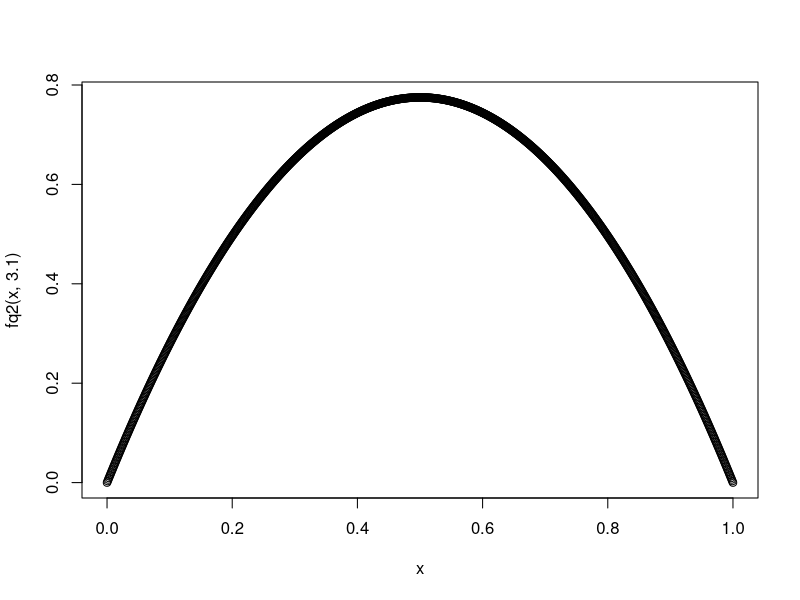

This chart was generated by the following R code:

f<-function(x0,R,n){
	res=	
	R*x[n-1](1-x[n-1])
}

x=1:10


fq2<-function(x,r){
return(r*x*(1-x))
}


x=seq(0,1,.001)
plot(x,fq2(x,3.1))
line(x,x)
fq2(x,3.1)
